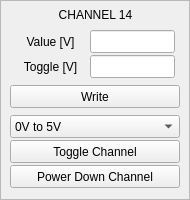
     <widget class="QFrame" name="frame_21">
      <property name="geometry">
       <rect>
        <x>610</x>
        <y>220</y>
        <width>190</width>
        <height>200</height>
       </rect>
      </property>
      <property name="frameShape">
       <enum>QFrame::StyledPanel</enum>
      </property>
      <property name="frameShadow">
       <enum>QFrame::Raised</enum>
      </property>
      <widget class="QLabel" name="label_122">
       <property name="geometry">
        <rect>
         <x>0</x>
         <y>5</y>
         <width>191</width>
         <height>20</height>
        </rect>
       </property>
       <property name="text">
        <string>CHANNEL 14</string>
       </property>
       <property name="alignment">
        <set>Qt::AlignCenter</set>
       </property>
      </widget>
      <widget class="QLineEdit" name="ledt_wr14_t1">
       <property name="geometry">
        <rect>
         <x>90</x>
         <y>55</y>
         <width>85</width>
         <height>23</height>
        </rect>
       </property>
      </widget>
      <widget class="QLabel" name="label_123">
       <property name="geometry">
        <rect>
         <x>10</x>
         <y>30</y>
         <width>81</width>
         <height>23</height>
        </rect>
       </property>
       <property name="text">
        <string>Value [V]</string>
       </property>
       <property name="alignment">
        <set>Qt::AlignCenter</set>
       </property>
      </widget>
      <widget class="QPushButton" name="pB_wr_up14_t">
       <property name="geometry">
        <rect>
         <x>10</x>
         <y>85</y>
         <width>170</width>
         <height>23</height>
        </rect>
       </property>
       <property name="text">
        <string>Write</string>
       </property>
      </widget>
      <widget class="QPushButton" name="pB_pd14_t">
       <property name="geometry">
        <rect>
         <x>10</x>
         <y>165</y>
         <width>170</width>
         <height>23</height>
        </rect>
       </property>
       <property name="text">
        <string>Power Down Channel</string>
       </property>
       <property name="checkable">
        <bool>false</bool>
       </property>
      </widget>
      <widget class="QLabel" name="label_124">
       <property name="geometry">
        <rect>
         <x>10</x>
         <y>55</y>
         <width>81</width>
         <height>23</height>
        </rect>
       </property>
       <property name="text">
        <string>Toggle [V]</string>
       </property>
       <property name="alignment">
        <set>Qt::AlignCenter</set>
       </property>
      </widget>
      <widget class="QLineEdit" name="ledt_wr14_t0">
       <property name="geometry">
        <rect>
         <x>90</x>
         <y>30</y>
         <width>85</width>
         <height>23</height>
        </rect>
       </property>
      </widget>
      <widget class="QComboBox" name="cBox_span14_t">
       <property name="geometry">
        <rect>
         <x>10</x>
         <y>115</y>
         <width>170</width>
         <height>23</height>
        </rect>
       </property>
       <property name="sizePolicy">
        <sizepolicy hsizetype="Preferred" vsizetype="Fixed">
         <horstretch>0</horstretch>
         <verstretch>0</verstretch>
        </sizepolicy>
       </property>
       <item>
        <property name="text">
         <string>0V to 5V </string>
        </property>
       </item>
       <item>
        <property name="text">
         <string>-2.5V to + 2.5V</string>
        </property>
       </item>
       <item>
        <property name="text">
         <string>-5V to +5V</string>
        </property>
       </item>
      </widget>
      <widget class="QPushButton" name="pB_toggle_s_14">
       <property name="geometry">
        <rect>
         <x>10</x>
         <y>140</y>
         <width>170</width>
         <height>23</height>
        </rect>
       </property>
       <property name="text">
        <string>Toggle Channel</string>
       </property>
       <property name="checkable">
        <bool>true</bool>
       </property>
      </widget>
     </widget>
